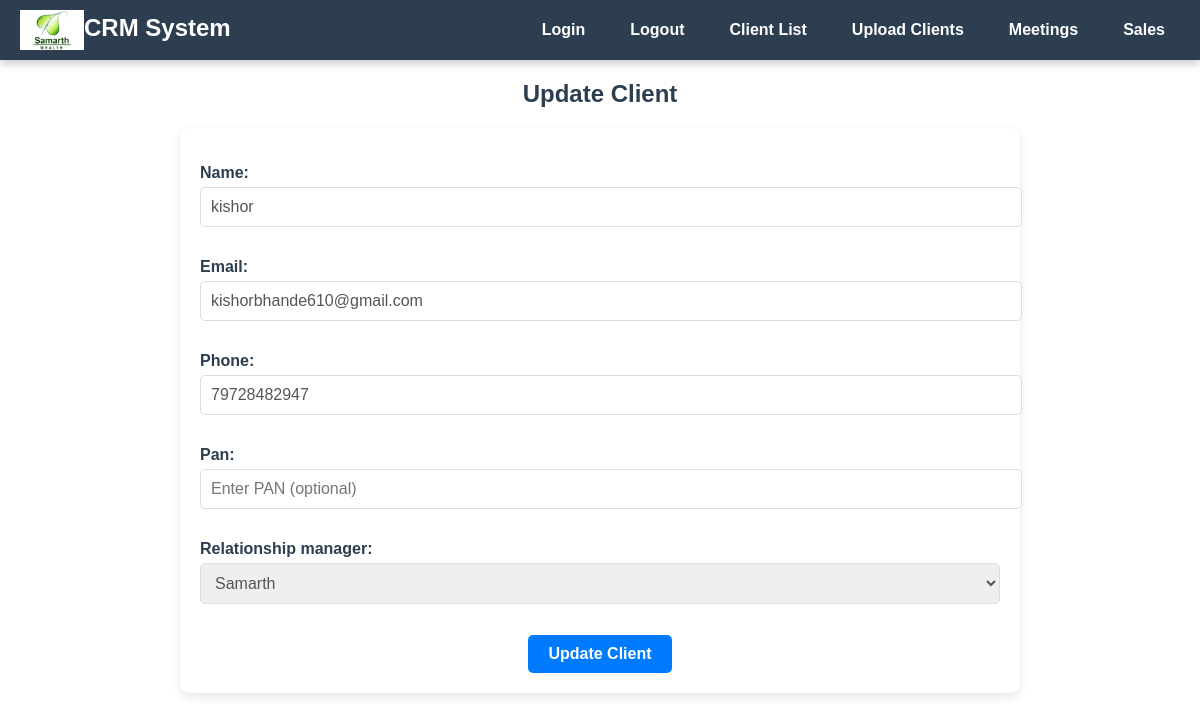
Screenshot of /clients/update/1/ (signed in) with the database file from the repository.
### crm/models.py (models this page shows, shortened)
class Client(models.Model):
    name = models.CharField(max_length=255)
    email = models.EmailField()
    phone = models.CharField(max_length=15)
    pan = models.CharField(max_length=10, blank=True, null=True)  # Added PAN field
    relationship_manager = models.ForeignKey(
        User, on_delete=models.SET_NULL, null=True, related_name='clients'
    )

### crm/views.py (the view)
# urls.py: path('clients/update/<int:client_id>/', views.update_client, name='update_client'),
@login_required
def update_client(request, client_id):
    if not request.user.is_superuser:
        return HttpResponseForbidden("You do not have permission to access this page.")
    client = get_object_or_404(Client, id=client_id)
    if request.method == "POST":
        form = UpdateClientForm(request.POST, instance=client)
        if form.is_valid():
            form.save()  # Update the client details
            return redirect('client_list')  # Redirect to the client list after updating
    else:
        form = UpdateClientForm(instance=client)
    return render(request, 'crm/update_client.html', {'form': form, 'client': client})

### crm/forms.py
class UpdateClientForm(forms.ModelForm):
    class Meta:
        model = Client
        fields = ['name', 'email', 'phone', 'pan', 'relationship_manager']
        widgets = {
            'name': forms.TextInput(attrs={'placeholder': 'Enter client name'}),
            'email': forms.EmailInput(attrs={'placeholder': 'Enter email address'}),
            'phone': forms.TextInput(attrs={'placeholder': 'Enter phone number'}),
            'pan': forms.TextInput(attrs={'placeholder': 'Enter PAN (optional)'}),
        }

### crm/templates/crm/update_client.html (shortened to what this page needs)
{% extends 'crm/base.html' %}
{% block content %}
<h2>Update Client</h2>
<div class="form-container">
    <form method="POST">
        {{ form.as_p }}
        <button type="submit">Update Client</button>
    </form>
</div>
{% endblock %}

### crm/templates/crm/base.html (style rules this page uses)
body { margin: 0; font-family: Arial, sans-serif; }

### crm/templates/crm/update_client.html (style rules this page uses)
body { font-family: Arial, sans-serif; margin: 0; padding: 0; }
h2 { text-align: center; margin-top: 20px; color: #2c3e50; }
.form-container { max-width: 800px; margin: 20px auto; padding: 20px; background: #ffffff; border-radius: 10px; box-shadow: 0 4px 10px rgba(0, 0, 0, 0.1); }
label { font-weight: bold; margin-bottom: 5px; display: block; color: #2c3e50; }
input, textarea, select { width: 100%; padding: 10px; margin-bottom: 15px; border: 1px solid #ddd; border-radius: 5px; font-size: 1rem; color: #555; }
button { background-color: #007bff; color: white; border: none; padding: 10px 20px; border-radius: 5px; font-size: 1rem; cursor: pointer; font-weight: bold; transition: background-color 0.3s; display: block; margin: 0 auto; }

### rows the page displays
Client: name "kishor", email "kishorbhande610@gmail.com", phone "79728482947", relationship_manager "Samarth"
